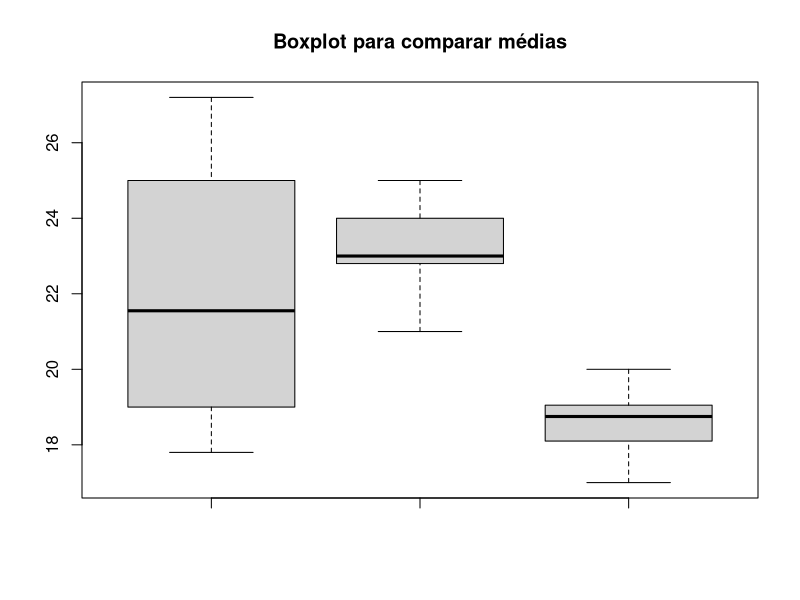

Here is the R script that generated this plot:
########################################
##Teste ANOVA
#Objetivo: Testar a igualdade média de 3 ou mais populações com distribuição Normal

#dados da idade de alunos da disciplina de estatística
#X refere-se aos alunos do ano de 2009, y dos alunos de 2015
# e z dos alunos de 2023.
# Obejtivo é comparar se a média de idade é a mesma em relação a oferta do curso

#Hipóteses : H_0: média de 2009 = média de 2015 = média de 2019;
#H_1: Pelo menos uma média é diferente

x <- c(25,26,25.5,27.2,21.1,19.8,17.9,18.3,17.8,19,21,22,22.5,23)
y <- c(22,25,22.8,24,25,23,23.8,24,22.5,23.1,25,22.8,22.3,21,22.8,22.9,23.4)
z <- c(17,18,17.9,18.2,18.5,19,18.8,19.2,19,19.1,20,18.7)

#Primeiramente: Fazer um boxplot para visualizar as possíveis diferenças
boxplot(x,y,z, main="Boxplot para comparar médias")

#Segundo : Testar a normalidade para x,y,z
shapiro.test(x)
shapiro.test(y)
shapiro.test(z)

##Conclusão 
#COmo o p-valor das variáveis são maiores que 0.05, não rejeitamos H_0, ou seja 
# os conjuntos seguem a distribuição normalizePath

##Segundo: Realizar o teste ANOVA
#hipóteses : H_0: média de 2009 = média de 2015 = média de 2019;
#H_1 : pelo menos uma média é diferente

dados <- c(x,y,z)
cat <- c(rep("x", length(x)), rep("y",length(y)), rep("z",length(z)))

Ajuste <- lm(dados~cat)
Ajuste
anovad <- anova(Ajuste)
anovad
mean(z)

#Conclusão 
# Como p-valor de 0.000000101 é menor que 0.05,
#rejeitamos  H_0, ou seja, pelo menos uma média é diferente. Neste caso,
#observamos que a idade média (18.61667) dos alunos de 2023 é menor que dos outros anos
